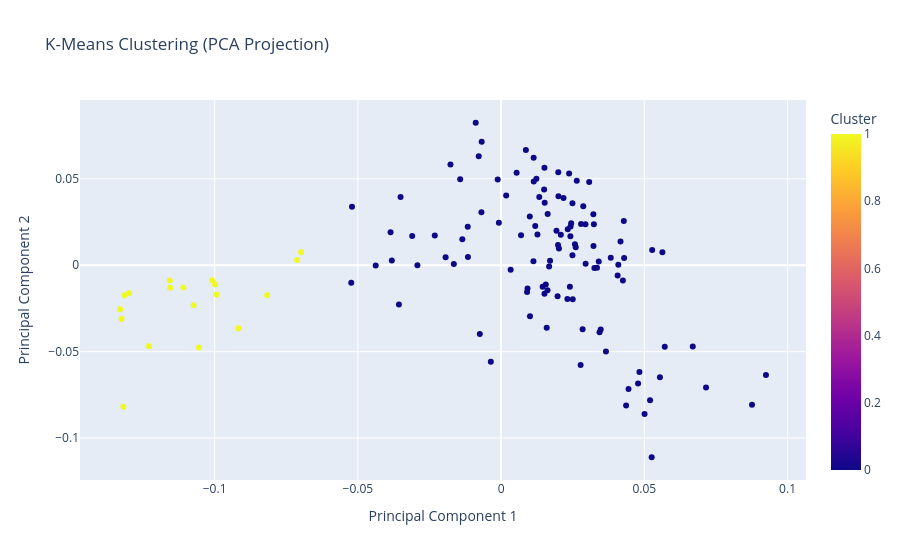

Notebook source saved alongside this figure:
### Code cell
import plotly.express as px
import pandas as pd
from sklearn.cluster import KMeans
from sklearn.decomposition import PCA

# Perform K-Means clustering
kmeans = KMeans(n_clusters=2, random_state=42)  # Adjust n_clusters as needed
labels = kmeans.fit_predict(X)

# Perform PCA for 2D projection
pca = PCA(n_components=2)
X_pca = pca.fit_transform(X)

# Create a DataFrame for easier handling of data
df = pd.DataFrame({
    'PCA1': X_pca[:, 0],
    'PCA2': X_pca[:, 1],
    'Cluster': labels,
    'Lexical Unit': [corpus.idx2lexunit(i)[0] for i in range(len(X))]  # Replace with your lexical unit extraction logic
})

# Create an interactive scatter plot with Plotly
fig = px.scatter(
    df,
    x='PCA1',
    y='PCA2',
    color='Cluster',  # Color by cluster
    hover_data={'Lexical Unit': True, 'PCA1': ':.2f', 'PCA2': ':.2f'},  # Add hover text
    title="K-Means Clustering (PCA Projection)"
)

# Customize layout
fig.update_layout(
    xaxis_title="Principal Component 1",
    yaxis_title="Principal Component 2",
    legend_title="Cluster",
    template="plotly"
)

# Show the interactive plot
fig.show()

### Figure 1 — Plotly figure (JSON) as saved in the notebook; plotly's stock layout.template omitted (floating-point values rounded to 4 significant figures; data arrays with more than 128 entries replaced by an {"elided": "..."} marker saying what was removed)
{"data": [{"customdata": {"elided": "129x1 str values"}, "hovertemplate": "PCA1=%{x:.2f}<br>PCA2=%{y:.2f}<br>Lexical Unit=%{customdata[0]}<br>Cluster=%{marker.color}<extra></extra>", "legendgroup": "", "marker": {"color": {"elided": "129 int values"}, "coloraxis": "coloraxis", "symbol": "circle"}, "mode": "markers", "name": "", "orientation": "v", "showlegend": false, "type": "scatter", "x": {"elided": "129 float values"}, "xaxis": "x", "y": {"elided": "129 float values"}, "yaxis": "y"}], "layout": {"coloraxis": {"colorbar": {"title": {"text": "Cluster"}}, "colorscale": [[0, "#0d0887"], [0.1111, "#46039f"], [0.2222, "#7201a8"], [0.3333, "#9c179e"], [0.4444, "#bd3786"], [0.5556, "#d8576b"], [0.6667, "#ed7953"], [0.7778, "#fb9f3a"], [0.8889, "#fdca26"], [1, "#f0f921"]]}, "legend": {"title": {"text": "Cluster"}, "tracegroupgap": 0}, "title": {"text": "K-Means Clustering (PCA Projection)"}, "xaxis": {"anchor": "y", "domain": [0, 1], "title": {"text": "Principal Component 1"}}, "yaxis": {"anchor": "x", "domain": [0, 1], "title": {"text": "Principal Component 2"}}}}
